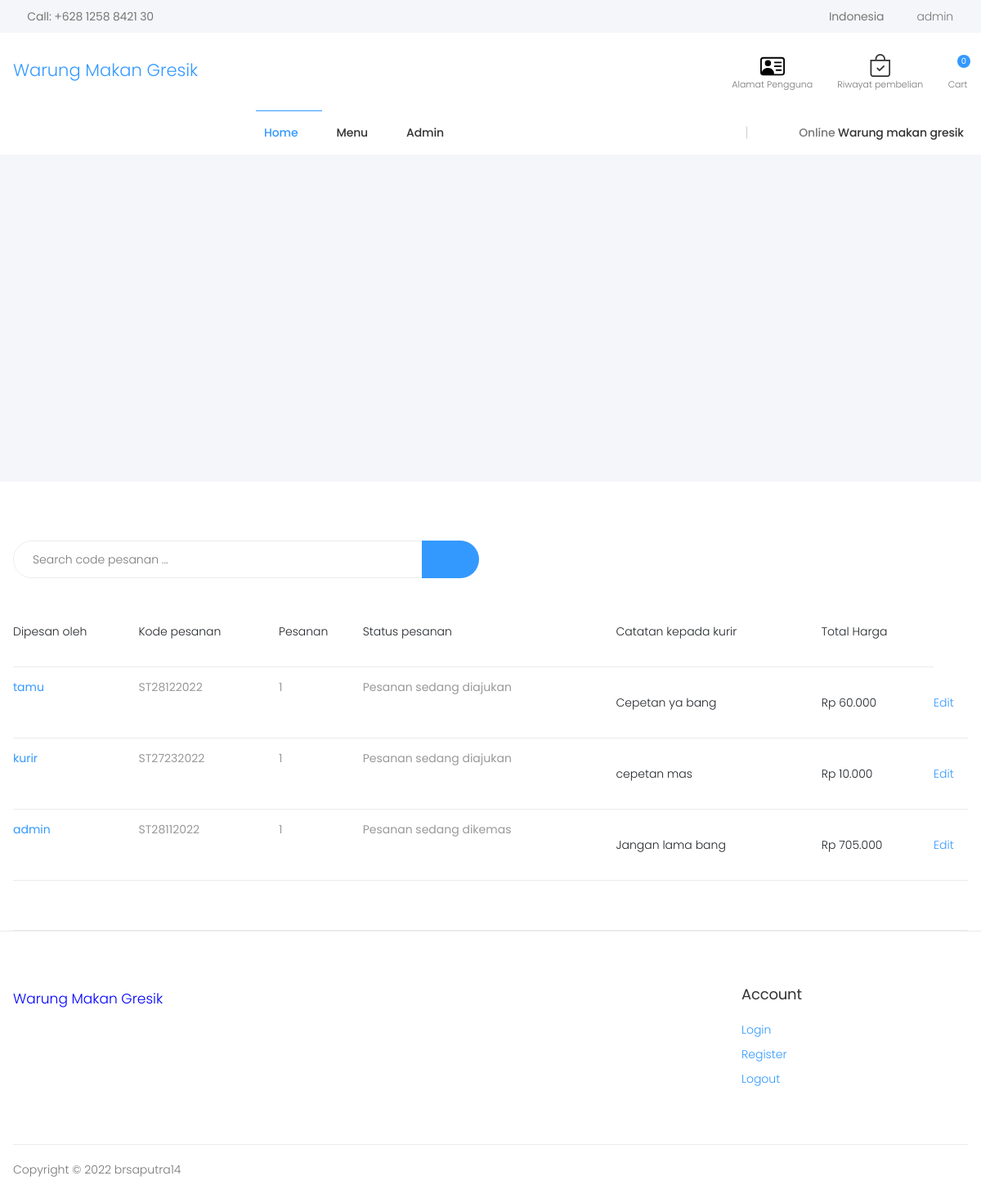
The app's page /cek_pembelian (signed in) with its own data.
### order/models.py (models this page shows, shortened)
class Order(models.Model):
    PAYMENT_METHOD = (
        ('Cash on delivery', 'Cash on Delivery'),
        ('Dana "fake payment" ', 'Dana "fake payment" '),
    )
    code = models.CharField(max_length=100,blank=True,null=True)
    user = models.ForeignKey(User, on_delete = models.CASCADE)
    orderitems = models.ManyToManyField(Cart,related_name = 'cartt')
    catatan = models.TextField(blank=True,null=True)
    total_harga = models.CharField(max_length=100,blank=True,null=True)
    ordered = models.BooleanField(default=False)
    status = models.IntegerField(choices=status,default="1")
    created = models.DateTimeField(auto_now_add=True)
    paymentid = models.CharField(max_length=255,blank=True,null=True)
    orderid = models.CharField(max_length=255,blank=True,null=True)
    payment_method = models.CharField(max_length=30,choices=PAYMENT_METHOD,default="Cash on delivery",verbose_name="Metode pembayaran")
    def get_totals(self):
        total = 0
        return total

### store/views.py (the view)
# urls.py: path('cek_pembelian', views.cek_pembelian, name="cek_pembelian"),
@user_passes_test(operator,login_url='home')
def cek_pembelian (request):
    order = Order.objects.filter(status__lt='5',ordered=True)
    category = Category.objects.filter(id = 1,parent = None)
    category2 = Category.objects.filter(id = 2,parent = None)
    order_qs = Order.objects.filter(user=request.user, ordered=True)
    context = {
        'order_qs':order_qs,
        'order':order,
        'cate1':category,
        'cate2':category2,
    }
    return render(request,'cek/cek_pembelian.html',context)

### control_page/templatetags/auth_extras.py (called while the page is built)
@register.filter(name='has_group')
def has_group(user, group_name):
    group = Group.objects.get(name=group_name)
    return True if group in user.groups.all() else False

### order/templatetags/cart_product.py (called while the page is built)
@register.filter
def cart_view(user):
    cart = Cart.objects.filter(user=user, purchased=False)
    if cart.exists():
        return cart
    else:
        return cart

@register.filter
def cart_total(user):
    order = Order.objects.filter(user=user, ordered=False)
    if order.exists():
        return order[0].get_totals()
    else:
        return 0

@register.filter
def cart_count(user):
    order = Order.objects.filter(user=user, ordered=False)
    if order.exists():
        return order[0].orderitems.count()
    else:
        return 0

### store/templatetags/category.py (called while the page is built)
@register.filter
def category(user):
    if user.is_authenticated:
        cat = Category.objects.filter(parent=None)
        return cat

### store/views.py (called while the page is built)
def operator(user):
    return user.groups.filter(name='operator').exists()

### store/templates/cek/cek_pembelian.html (shortened to what this page needs)
<!DOCTYPE html>
{% extends 'base.html' %} {% load static %} {% load cart_product %} {% load auth_extras %}{% block content %} {% load category %}
<div class="dropdown cart-dropdown">
  <a href="#" class="dropdown-toggle" role="button" data-toggle="dropdown" aria-haspopup="true" aria-expanded="false" data-display="static">
    <div class="icon">
      <i class="icon-shopping-cart" title="keranjang"></i>
      {% if request.user.is_authenticated %}
      <span class="cart-count">{{request.user|cart_count}}</span>
      {% else %}
      <span class="cart-count">0</span>
      {% endif %}
    </div>
    <p>Cart</p>
  </a>
</div>
</div>
</div>
</div>
<div class="header-bottom sticky-header">
<div class="container">
<div class="header-left">
</div>
<div class="header-center">
<nav class="main-nav">
  <ul class="menu sf-arrows">
    <li class="megamenu-container active">
      <a href="{% url 'home'%}" class="sf-with-ul">Home</a>
    </li>
    <li>
      <a href="#" class="sf-with-ul">Menu</a>
      <ul>
          {% for cat in request.user|category %}
          {% if not cat.childern.all %}
        <li class="item-lead"><a href="/{{cat.name}}">{{cat.name}}</a></li>
        {% else %}
          </ul>
      </li>
        {% endif %}
        {% endfor %}
{% if request.user|has_group:"operator" %}
    <li>
      <a href="{% url 'cpage' %}" class="sf-with-ul">Admin</a>
    </li>
{% endif %}
</nav>
</div>
<div class="header-right">
<p>Online<span class="highlight">&nbsp;Warung makan gresik</span></p>
</div>
</div>
</div>
</header>
<main class="main">
  <div class="intro-slider-container mb-5">
  </div>
  <div class="container">
      {% if request.user|has_group:"operator" %}
      <div class="header-center" >
            <div class="header-search header-search-extended header-search-visible d-none d-lg-block">
              <form method="POST" action="{% url 'search_pembelian' %}">
                <div class="header-search-wrapper search-wrapper-wide">
                  <input type="search" class="form-control" name="pencarian" id="q" placeholder="Search code pesanan ..." required />
                  <button class="btn btn-primary" type="submit"><i class="icon-search"></i></button>
                </div>
              </form>
            </div>
          </div>
      <table class="table">
        <thead>
          <tr>
            <td>Dipesan oleh</td>
            <td>Kode pesanan</td>
            <td>Pesanan</td>
            <td>Status pesanan</td>
            <td>Catatan kepada kurir</td>
            <td>Total Harga</td>
          </tr>
        </thead>
        <tbody>
          {% for i in order %}
                    {% if i.status == 5 %}
          {% else %}
            <tr>
                <th><a href="{% url 'detail_tes' i.id %}">{{i.user}}</a></th>
            <th>{{i.code}}</th>
            <th>{{i.orderitems.count}}</th>
            <th>{{i.get_status_display}}</th>
                {% if i.catatan %}
                <td>{{i.catatan}}</td>
              {% else %}
              <td>Tidak ada</td>
                {% endif %}
              <td>{{i.total_harga}}</td>
            <td><a href="{% url 'update_pesanan' i.id %}">Edit</a>
                {% endif %}
            {% endfor %}
          </tbody>
        </table>
      {% endif %}
  </div>
    {% include 'footer.html' %}
    {% endblock content %}

### store/templates/base.html (shortened to what this page needs)
{% load static %}  {% load category %} {% load cart_product %} {% load auth_extras %}
<html lang="en">
  <head>
    <link rel="stylesheet" href="https://cdn.jsdelivr.net/npm/bootstrap-icons@1.10.2/font/bootstrap-icons.css">
    <link rel="stylesheet" href="{% static 'css/iziToast.css' %}">
<link rel="stylesheet" href="{% static 'css/iziToast.min.css' %}">
    <link rel="stylesheet" href="{% static 'store/assets/css/bootstrap.min.css' %}" />
    <link rel="stylesheet" href="{% static 'store/assets/css/plugins/owl-carousel/owl.carousel.css' %}" />
    <link rel="stylesheet" href="{% static 'store/assets/css/plugins/magnific-popup/magnific-popup.css' %}" />
    <link rel="stylesheet" href="{% static 'store/assets/css/plugins/jquery.countdown.css' %}" />
    <link rel="stylesheet" href="{% static 'store/assets/css/style.css' %}" />
    <link rel="stylesheet" href="{% static 'store/assets/css/skins/skin-demo-4.css' %}" />
    <link rel="stylesheet" href="{% static 'store/assets/css/demos/demo-4.css' %}" />
  </head>
  <body>
    <div class="page-wrapper">
      <header class="header header-intro-clearance header-4">
        <div class="header-top">
          <div class="container">
            <div class="header-left">
              <a href="tel:#"><i class="icon-phone"></i>Call: +628 1258 8421 30</a>
            </div>
            <div class="header-right">
              <ul class="top-menu">
                <li>
                  <ul>
                    <li><a href="#" data-toggle="modal">Indonesia</a></li>
                    <li>
                      {% if request.user.is_authenticated %}
                      <div class="header-dropdown">
                        <a href="#">{{user}}</a>
                        {% endif %}
                      </div>
                    </li>
                  </ul>
                </li>
              </ul>
            </div>
          </div>
        </div>
        <div class="header-middle">
          <div class="container">
            <div class="header-left">
              <a href="{% url 'home' %}" class="logo" style="font-size:21px">
                Warung Makan Gresik
              </a>
            </div>
            <div class="header-right">
  {% if request.user|has_group:"operator" %}
              <div class="wishlist">
                <a href="{% url 'view_pembelian' %}" title="alamat pengguna" >
                  <div class="icon">
                  </div>
                  <p>Alamat Pengguna</p>
                </a>
              </div>
  {% endif %}
  {% if request.user|has_group:"kurir"%}
              <div class="wishlist">
                <a href="{% url 'view_pembelian2' %}" title="alamat pengguna" >
                  <div class="icon">
                    <svg xmlns="http://www.w3.org/2000/svg" width="30" height="30" fill="black" class="bi bi-person-vcard" viewBox="0 0 16 16">
                      <path d="M5 8a2 2 0 1 0 0-4 2 2 0 0 0 0 4Zm4-2.5a.5.5 0 0 1 .5-.5h4a.5.5 0 0 1 0 1h-4a.5.5 0 0 1-.5-.5ZM9 8a.5.5 0 0 1 .5-.5h4a.5.5 0 0 1 0 1h-4A.5.5 0 0 1 9 8Zm1 2.5a.5.5 0 0 1 .5-.5h3a.5.5 0 0 1 0 1h-3a.5.5 0 0 1-.5-.5Z"/>
                      <path d="M2 2a2 2 0 0 0-2 2v8a2 2 0 0 0 2 2h12a2 2 0 0 0 2-2V4a2 2 0 0 0-2-2H2ZM1 4a1 1 0 0 1 1-1h12a1 1 0 0 1 1 1v8a1 1 0 0 1-1 1H8.96c.026-.163.04-.33.04-.5C9 10.567 7.21 9 5 9c-2.086 0-3.8 1.398-3.984 3.181A1.006 1.006 0 0 1 1 12V4Z"/>
                    </svg>
                  </div>
                  <p>Alamat Pengguna</p>
                </a>
              </div>
              <div class="wishlist">
                <a href="{% url 'pembelian' %}" title="riwayat pembelian" >
                  <div class="icon">
                    <i class="bi bi-bag-check"></i>
                  </div>
                  <p>Riwayat pembelian</p>
                </a>
              </div>
  {% else %}
              <div class="wishlist">
                <a href="{% url 'pembelian' %}" title="riwayat pembelian" >
                  <div class="icon">
                    <i class="bi bi-bag-check"></i>
                  </div>
                  <p>Riwayat pembelian</p>
                </a>
              </div>
{% endif %}
  {% block content %}{% endblock content %}
  {% block js %}
 </body>
</html>{% endblock js %}

### store/templates/footer.html (shortened to what this page needs)
    <div class="container">
      <hr class="mb-0" />
    </div>
    <div class="footer-middle">
      <div class="container">
        <div class="row">
          <div class="col-sm-6 col-lg-3">
            <div class="widget widget-about">
              <a href="#" class="tes"> Warung Makan Gresik </a>
            </div>
          </div>
          <div class="col-sm-6 col-lg-3">
          </div>
          <div class="col-sm-6 col-lg-3">
          </div>
          <div class="col-sm-6 col-lg-3">
            <div class="widget">
              <h4 class="widget-title">Account</h4>
              <ul class="widget-list">
                <li><a href="#">Login</a></li>
                <li><a href="cart.html">Register</a></li>
                <li><a href="#">Logout</a></li>
              </ul>
            </div>
          </div>
        </div>
      </div>
    </div>
<div class="footer-bottom">
    <div class="container">
      <p class="footer-copyright">Copyright © 2022 brsaputra14 </p>
    </div>
  </div>
</div>

### static/store/assets/css/skins/skin-demo-4.css (style rules this page uses)
a { color:#39f }
.btn-primary { color:#fff;background-color:#39f;border-color:#39f;box-shadow:none }
.cart-dropdown .cart-count { background-color:#39f }
.menu li:hover>a,.menu li.show>a,.menu li.active>a { color:#39f }
.header-bottom .menu>li>a:before { background-color:#39f }

### static/store/assets/css/demos/demo-4.css (style rules this page uses)
.intro-slider-container,.intro-slide { height:310px;background-color:#f5f6f9 }
.widget-list a { position:relative }
.widget-list a:before { content:'';display:block;position:absolute;left:0;bottom:0;width:100%;height:.1rem;background-color:#39f;transform-origin:right center;transform:scale(0, 1);transition:transform .3s ease }
.footer-bottom .container { padding-top:1.75rem;padding-bottom:1.75rem }
@media screen and (min-width: 576px) { .intro-slider-container,.intro-slide { height:360px } }
@media screen and (min-width: 992px) { .intro-slider-container,.intro-slide { height:400px } }

### store/templates/base.html (style rules this page uses)
.tes { color:blue; font-size:17px; }

### records on screen
Order: user "tamu", code "ST28122022", orderitems.count "1", status "Pesanan sedang diajukan", catatan "Cepetan ya bang", total_harga "Rp 60.000"
Order: user "kurir", code "ST27232022", orderitems.count "1", status "Pesanan sedang diajukan", catatan "cepetan mas", total_harga "Rp 10.000"
Order: user "admin", code "ST28112022", orderitems.count "1", status "Pesanan sedang dikemas", catatan "Jangan lama bang", total_harga "Rp 705.000"

### other values on screen
{{ user }} "admin"
{{ request.user|cart_count }} "0"
